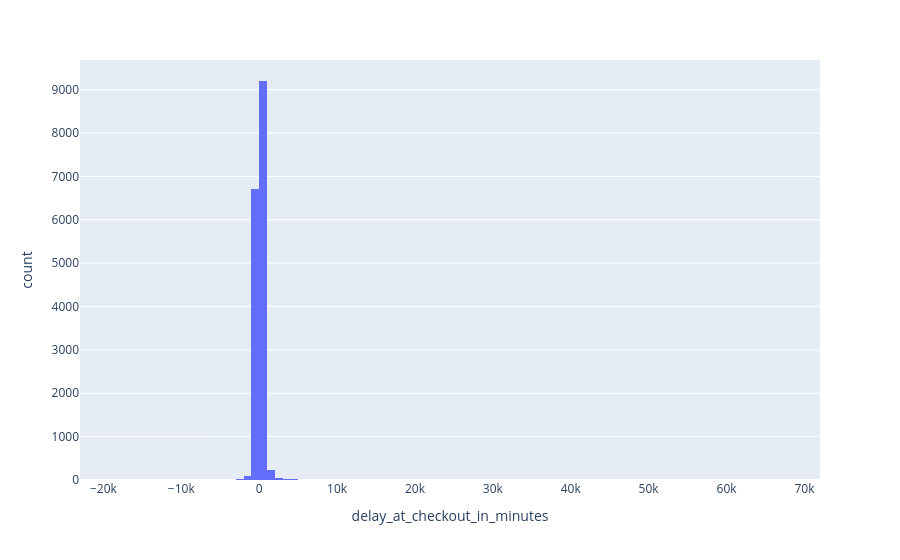

Notebook code cell kept with this figure:
### Code cell
fig = px.histogram(df, x="delay_at_checkout_in_minutes", nbins=100)
fig.show()

### Figure 1 — Plotly figure (JSON) as saved in the notebook; plotly's stock layout.template omitted (floating-point values rounded to 4 significant figures; data arrays with more than 128 entries replaced by an {"elided": "..."} marker saying what was removed)
{"data": [{"bingroup": "x", "hovertemplate": "delay_at_checkout_in_minutes=%{x}<br>count=%{y}<extra></extra>", "legendgroup": "", "marker": {"color": "#636efa", "pattern": {"shape": ""}}, "name": "", "nbinsx": 100, "orientation": "v", "showlegend": false, "type": "histogram", "x": {"elided": "21310 float values"}, "xaxis": "x", "yaxis": "y"}], "layout": {"barmode": "relative", "legend": {"tracegroupgap": 0}, "margin": {"t": 60}, "xaxis": {"anchor": "y", "domain": [0, 1], "title": {"text": "delay_at_checkout_in_minutes"}}, "yaxis": {"anchor": "x", "domain": [0, 1], "title": {"text": "count"}}}}
